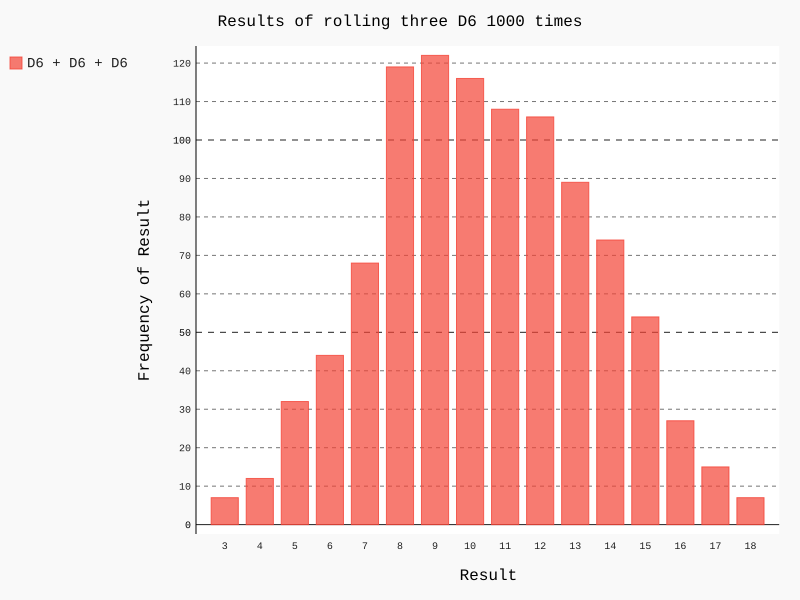

Reproduce this figure in Python.
#!/usr/bin/env python
# -*- coding: utf-8 -*-
# @Author  : JaeZheng
# @Time    : 2018/9/30 16:52
# @File    : 15-8.py
from die import Die
import pygal

# 创建三个6面骰子
die_1 = Die()
die_2 = Die()
die_3 = Die()
# 掷几次骰子，并把每次的值记录下来
results = [die_1.roll()+die_2.roll()+die_3.roll() for i in range(1000)]

# 分析结果
max_result = die_1.num_sides + die_2.num_sides + die_3.num_sides
frequencies = [results.count(value) for value in range(3, max_result+1)]

# 对结果进行可视化
hist = pygal.Bar()
hist.title = "Results of rolling three D6 1000 times"
hist.x_labels = [x for x in range(3, max_result+1)]
hist.x_title = "Result"
hist.y_title = "Frequency of Result"
hist.add("D6 + D6 + D6", frequencies)
hist.render_to_file("15-8.svg")
